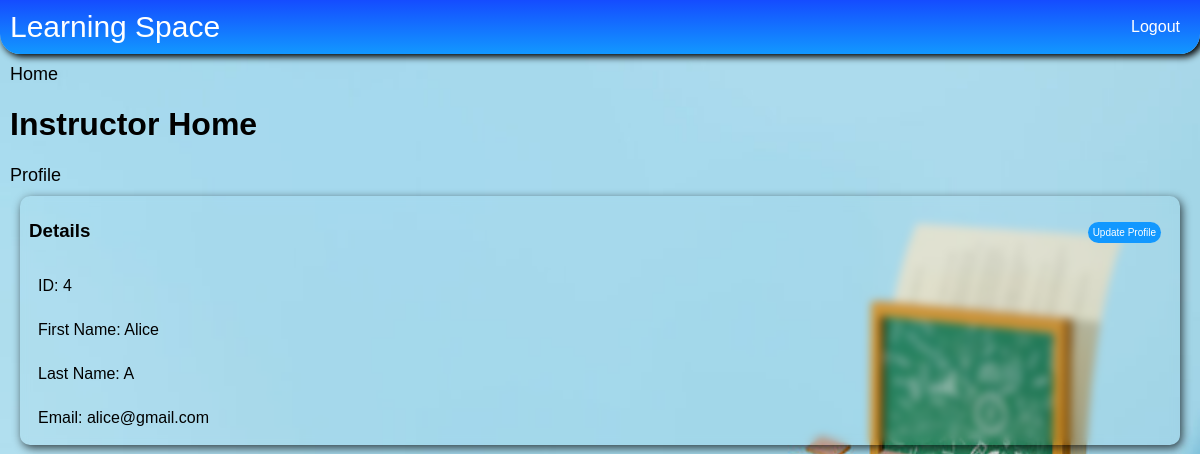
Screenshot of /instructor/home?request_profile=True (signed in) with the database file from the repository.
### e_learn/models.py (models this page shows)
class User(AbstractUser):
    is_student = models.BooleanField(default=False)
    is_instructor = models.BooleanField(default=False)
    is_institution = models.BooleanField(default=False)

### e_learn/views.py (the view)
# urls.py: path('instructor/home', views.instructor_home, name='instructor_home'),
@login_required(login_url='login')
def instructor_home(request):
    send_data = common_home(request)
    return render(request, 'instructor_home.html', send_data)

### e_learn/views.py (called while the page is built, shortened)
def user_courses(request):
    try:
        relation_lst = UserCourseRelation.objects.filter(user=request.user)
        courses_lst = []
        for c in relation_lst:
            courses_lst.append(c.course)
        return courses_lst
    except Exception as e:
        return None

def common_home(request):
    courses_lst = user_courses(request)
    send_data = {}
    requested_profile = request.GET.get('request_profile')
    if request.GET.get('req_update_profile') is not None:
        send_data['user_details'] = request.user
        send_data['req_update_profile'] = True
        return send_data
    if requested_profile is not None:
        send_data['user_details'] = User.objects.get(pk=request.user.id)
        send_data['requested_profile'] = True
        return send_data
    if courses_lst is None or len(courses_lst) == 0:
        send_data = {'msg': "You don't have any courses to display."}
        return send_data
    send_data = {'course_list': courses_lst, 'course_exist': True}
    return send_data

### e_learn/templates/instructor_home.html (shortened to what this page needs)
{% extends "base_loggedIn.html" %}
{% block body %}
    {% load static %}
    <link rel="stylesheet" type="text/css" href="{% static 'css/profile.css' %}"/>
    <link rel="stylesheet" type="text/css" href="{% static 'css/table_pages.css' %}"/>
    <div class="course-list-page">
        <div class="course-list-header">
            <a href="{% url 'instructor_home' %}">Home</a>
        </div>
        <h1>Instructor Home</h1>
        <div class="course-list-header">
            <a href="{% url 'instructor_home' %}?request_profile=True">Profile</a>
        </div>
        <div class="profile">
            <div>
                {% if requested_profile %}
                    <div class="profile-header">
                        <h3> Details </h3>
                        <div class="profile-title">
                            <a href="{% url 'instructor_home' %}?req_update_profile=True">Update Profile</a>
                        </div>
                    </div>
                    <div class="grid-container">
                        <div class="grid-item">ID: {{ user_details.id }}</div>
                        <div class="grid-item">First Name: {{ user_details.first_name }}</div>
                        <div class="grid-item">Last Name: {{ user_details.last_name }}</div>
                        <div class="grid-item">Email: {{ user_details.email }}</div>
                    </div>
                {% endif %}
            </div>
        </div>
{% endblock %}

### e_learn/static/css/base_loggedIn.css (style rules this page uses)
body { margin: 0px; background-image: url('../assets/book.jpeg'); background-size: 100% 100%; background-repeat: no-repeat; background-position: center center; height: 100vh; width: 100vw; font-family: Arial, sans-serif; color: black; }

### e_learn/static/css/profile.css (style rules this page uses)
.profile { backdrop-filter: blur(4px); -webkit-backdrop-filter: blur(4px); border-radius: 10px; margin: 10px; box-shadow: 2px 3px 10px 0px rgba(0, 0, 0, 0.71); -webkit-box-shadow: 2px 3px 10px 0px rgba(0, 0, 0, 0.71); -moz-box-shadow: 2px 3px 10px 0px rgba(0, 0, 0, 0.71); }
.profile >div { margin: 5px; }
.profile-header { display: flex; align-items: center; justify-content: space-between; margin: 4px; }
.profile-header .profile-title a { text-decoration: none; padding: 5px; width: 250px; background-color: #1298ff; border-radius: 20px; transition: all .2s ease-in-out; color: #ffffff; }
.profile a { padding: 12px 50px; margin: 10px; border: none; align-self: center; background-color: #154cff; text-decoration: none; color: #ffffff; cursor: pointer; border-radius: 6px; outline: none; font-size: 10px; }
.grid-container { display: grid; grid-template-columns: 1fr; }
.grid-item { padding: 10px; margin: 3px; }

### e_learn/static/css/table_pages.css (style rules this page uses)
.course-list-page { display: flex; flex-direction: column; }
.course-list-page .course-list-header { display: flex; font-size: 18px; }
.course-list-page .course-list-header > a { text-decoration: none; color: #000000; padding-right: 10px; }

### rows the page displays
User: id "4", first_name "Alice", last_name "A", email "alice@gmail.com"
